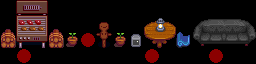

Rendered tile map (Tiled .tmx) drawn with the repository's tilesets; below, a short description and the full map source, tile grids included:
An orthogonal 16x4 tile map with 16x16 px tiles, 5 tile layers (Back, Buildings, Paths, Front, ...), 2 tilesets and 2 objects (2x TileData).

<map version="1.8" tiledversion="1.8.4" orientation="orthogonal" renderorder="right-down" width="16" height="4" tilewidth="16" tileheight="16" infinite="0" nextlayerid="8" nextobjectid="3">
 <tileset firstgid="1" name="townInterior" tilewidth="16" tileheight="16" tilecount="2176" columns="32">
  <image source="townInterior.png" width="512" height="1088" />
 </tileset>
 <tileset firstgid="2177" name="paths" tilewidth="16" tileheight="16" tilecount="36" columns="4">
  <image source="paths.png" width="64" height="144" />
 </tileset>
 <layer id="2" name="Back" width="16" height="4">
  <data encoding="csv">
0,0,0,0,0,0,0,0,0,0,0,0,0,0,0,0,
0,0,0,0,0,0,0,0,0,0,0,0,0,0,0,0,
0,0,0,0,0,0,0,0,0,0,0,0,0,0,0,0,
0,0,0,0,0,0,0,0,0,0,0,0,0,0,0,0
</data>
 </layer>
 <layer id="3" name="Buildings" width="16" height="4">
  <data encoding="csv">
0,0,0,0,0,0,0,0,0,0,0,0,0,0,0,0,
0,2061,2062,0,0,0,0,0,0,0,0,0,0,0,0,0,
897,2093,2094,897,514,0,2089,514,709,888,889,218,589,590,590,591,
0,0,0,0,0,0,0,0,0,0,0,0,0,0,0,0
</data>
 </layer>
 <objectgroup id="7" name="Buildings">
  <object id="1" name="TileData" x="208" y="48" width="16" height="16">
   <properties>
    <property name="direction" value="2" />
   </properties>
  </object>
  <object id="2" name="TileData" x="80" y="32" width="16" height="16">
   <properties>
    <property name="direction" value="1" />
   </properties>
  </object>
 </objectgroup>
 <layer id="4" name="Paths" width="16" height="4">
  <data encoding="csv">
0,0,0,0,0,0,0,0,0,0,0,0,0,0,0,0,
866,0,0,866,0,0,0,0,0,0,0,0,0,0,0,0,
0,0,0,0,0,2184,0,0,0,0,0,0,0,0,0,0,
0,2184,0,0,0,0,0,0,0,2184,0,0,0,2184,0,0
</data>
 </layer>
 <layer id="5" name="Front" width="16" height="4">
  <data encoding="csv">
0,2029,2030,0,0,0,0,0,0,0,0,0,0,0,0,0,
0,0,0,0,0,0,2057,0,0,1298,1299,0,557,558,558,559,
0,0,0,0,0,0,0,0,0,0,0,0,0,0,0,0,
0,0,0,0,0,0,0,0,0,0,0,0,0,0,0,0
</data>
 </layer>
 <layer id="6" name="AlwaysFront" width="16" height="4">
  <data encoding="csv">
0,0,0,0,0,0,0,0,0,0,0,0,0,0,0,0,
0,0,0,0,0,0,0,0,0,0,0,0,0,0,0,0,
0,0,0,0,0,0,0,0,0,0,0,0,0,0,0,0,
0,0,0,0,0,0,0,0,0,0,0,0,0,0,0,0
</data>
 </layer>
</map>
